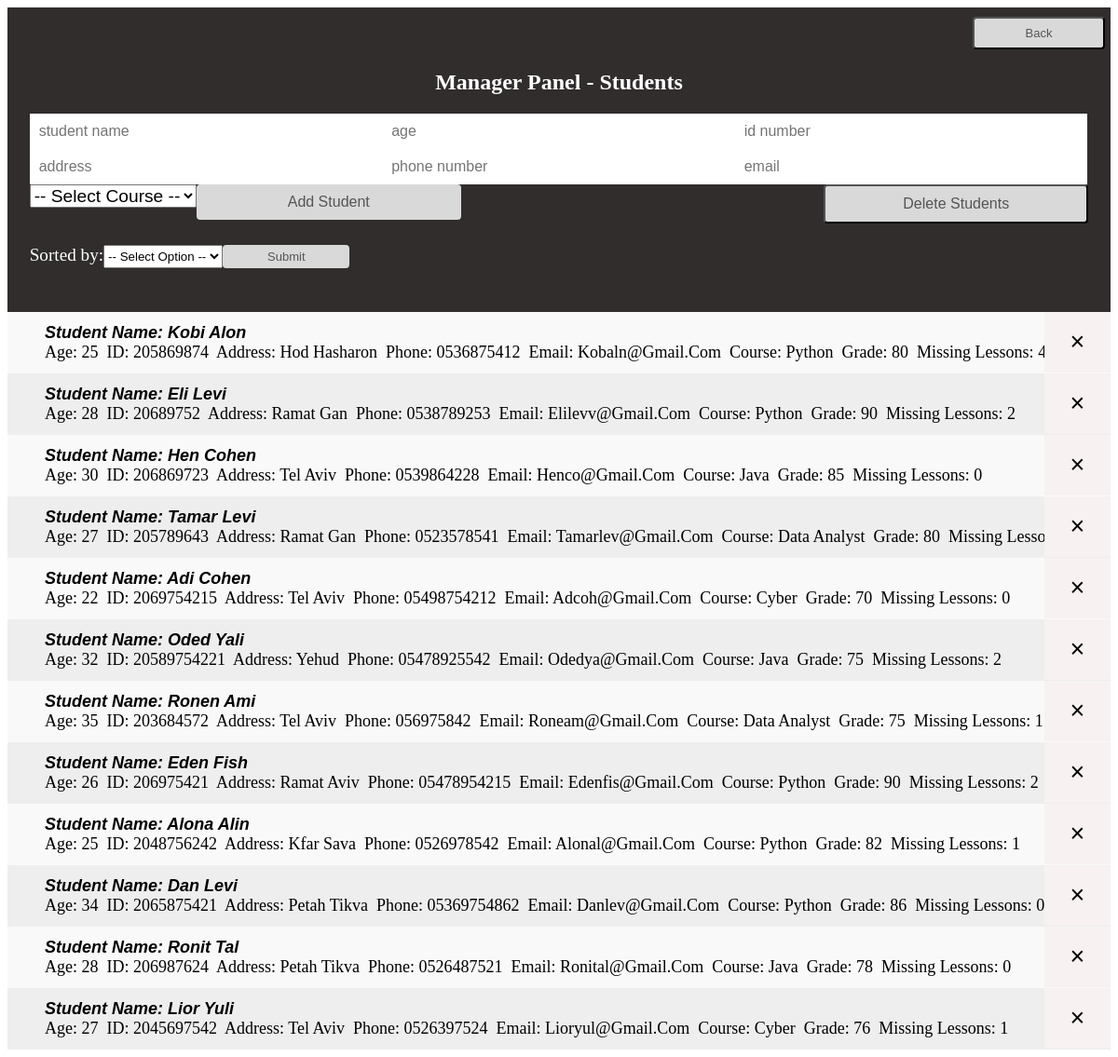
Page /manager/manage_students (signed in) on the committed database.
### tables this page shows
CREATE TABLE students(StudentName TEXT UNIQUE,             Age INTEGER NOT NULL,             ID TEXT UNIQUE,             Address TEXT NOT NULL,             Phone TEXT UNIQUE,             Email TEXT UNIQUE,             Course TEXT NOT NULL,             Grade INTEGER,             MissingLessons INTEGER,             CONSTRAINT my_Check CHECK(StudentName !=''             AND Age !='' AND Age > 20 AND Age < 60             AND ID !=''             AND Address !=''             AND Phone !=''             AND Email !=''             AND Course !='' AND Course != 'Select'             AND Grade >= 0 AND Grade <= 100             AND MissingLessons >= 0));

### app.py (the view)
@app.route("/manager/manage_students")
def manage_students():
    try:
        student = Students()
        return render_template("manage_students.html", students = student.students, courses = course.create_courses())
    except:
        return render_template("manage_students.html")

### app.py (called while the page is built)
def is_logged_in():
    return 'username' in session

@app.before_request
def auth():
    if not is_logged_in() and request.endpoint not in unauthorized_paths:
        return redirect(url_for('login'))

### modules/course.py (called while the page is built)
    def create_courses(self):
        self.courses_obj = []
        self.courses = []
        with sqlite3.connect(DB_FILE_NAME) as conn:
            mycursor = conn.cursor()
            courses_data = [c for c in mycursor.execute("SELECT * FROM courses")]
            for c in courses_data:
                self.courses_obj.append(Course(name = c[0], teacher_name = c[1], teacher_email = c[2], students_number = c[3], average_grade = c[4], passed_percentage = c[5]))
            for c in self.courses_obj:
                self.courses.append((c.name, c.teacher_name, c.teacher_email, c.students_number, c.average_grade, c.passed_percentage))
        return self.courses

### modules/student.py (called while the page is built)
    def create_students_table(self):
        with sqlite3.connect(DB_FILE_NAME) as conn:
            mycursor = conn.cursor()
            mycursor.execute("CREATE TABLE IF NOT EXISTS \
            students(StudentName TEXT UNIQUE, \
            Age INTEGER NOT NULL, \
            ID TEXT UNIQUE, \
            Address TEXT NOT NULL, \
            Phone TEXT UNIQUE, \
            Email TEXT UNIQUE, \
            Course TEXT NOT NULL, \
            Grade INTEGER, \
            MissingLessons INTEGER, \
            CONSTRAINT my_Check CHECK(StudentName !='' \
            AND Age !='' AND Age > 20 AND Age < 60 \
            AND ID !='' \
            AND Address !='' \
            AND Phone !='' \
            AND Email !='' \
            AND Course !='' AND Course != 'Select' \
            AND Grade >= 0 AND Grade <= 100 \
            AND MissingLessons >= 0))")

    def create_students(self):
        self.students_obj = []
        self.students = []
        with sqlite3.connect(DB_FILE_NAME) as conn:
            mycursor = conn.cursor()
            students_data = [s for s in mycursor.execute("SELECT * FROM students")]
            for s in students_data:
                self.students_obj.append(Student(name = s[0], age = s[1], id_ = s[2], address = s[3], phone = s[4], email = s[5], course = s[6], grade = s[7], missing = s[8]))
            for s in self.students_obj:
                self.students.append((s.name, s.age, s.id_, s.address, s.phone, s.email, s.course, s.grade, s.missing))
        return self.students

### templates/manage_students.html (shortened to what this page needs)
<!DOCTYPE html>
<html lang="en">
<head>
     <link rel="stylesheet" href="../static/stylet.css">
</head>
<body>
     <div class="header">
          <h2>Manager Panel - Students</h2>
          <form action="/manage_students/add_student" method="POST">
               <input type="text" name="name" placeholder="student name" autofocus>
               <input type="number" name="age" placeholder="age">
               <input type="number" name="id_" placeholder="id number">
               <input type="text" name="address" placeholder="address">
               <input type="number" name="phone" placeholder="phone number">
               <input type="email" name="email" placeholder="email">
               <div class="course">
                    <select name="course" id="course">
                       <option value="Select">-- Select Course --</option>
                    </select>
               </div>
               <input type="submit" value="Add Student" class="IButton">
               <a href="/manage_students/delete_students"><button type="button" class="RButton">Delete Students</button></a>
          </form>
          <a href="/manager"><button type="button" class="TButton">Back</button></a>
          <form action="/manage_students/sorting_students" method="POST">
               <div class="sorting">
               <label for="sort">Sorted by:</label>
               <select name="sortedby" id="sort">
                    <option value="Select">-- Select Option --</option>
               </select>
               <input type="submit" value="Submit" class="SButton">
               </div>
          </form>
     </div>
     <ul>
          {% for name,age,id,address,phone,email,course,grade,missing in students %}
               <div>
               <form action="/manage_students/delete_student" method="POST">
                    <a class="bold">Student Name: {{name}}</a><br>
                    <a>Age: {{age}}&nbsp</a>
                    <a>ID: {{id}}&nbsp</a>
                    <a>Address: {{address}}&nbsp</a>
                    <a>Phone: {{phone}}&nbsp</a>
                    <a>Email: {{email}}&nbsp</a>
                    <a>Course: {{course}}&nbsp</a>
                    <a>Grade: {{grade}}&nbsp</a>
                    <a>Missing Lessons: {{missing}}</a>
                    <input type="submit" value="&#215;" class="close">
               </form>
               </div>
          {% endfor %}
     </ul>
</body>
</html>

### static/stylet.css (style rules this page uses)
* { box-sizing: border-box; }
ul { list-style-type: none; padding: 0; margin: 0; }
ul div { cursor: pointer; position: relative; padding: 12px 8px 12px 40px; background: #eee; font-size: 18px; transition: 0.2s; }
ul div:nth-child(odd) { background: #f9f9f9; }
.header { position: relative; background-color: #312d2d; padding: 4% 2%; color: white; text-align: center; }
.header:after { content: ""; display: table; clear: both; }
input { margin: 0; border: none; border-radius: 0; width: 33.3%; padding: 10px; float: left; font-size: 16px; }
.IButton { padding: 10px; width: 25%; background: #d9d9d9; color: #555; text-align: center; font-size: 16px; cursor: pointer; transition: 0.3s; border-radius: 4px; }
.SButton { padding: 5px; width: 12%; background: #d9d9d9; color: #555; text-align: center; font-size: 13px; cursor: pointer; transition: 0.3s; border-radius: 4px; }
.RButton { padding: 10px; width: 25%; background: #d9d9d9; color: #555; text-align: center; font-size: 16px; cursor: pointer; float: right; transition: 0.3s; border-radius: 4px; }
.TButton { position: absolute; right: 0.5%; top: 3%; padding: 8px; width: 12%; background: #d9d9d9; color: #555; text-align: center; font-size: 13px; cursor: pointer; transition: 0.3s; border-radius: 4px; }
.bold { font-weight: bold; font-style: italic; font-family: Arial, Helvetica, sans-serif; }
.close { position: absolute; right: 0; top: 0; width: 6%; background: rgb(247, 241, 241); font-size: 150%; padding: 17px 20px 17px 20px; }
.sorting { display: flex; position: relative; float: left; width: 100%; margin-left: 0; margin-top: 2%; font-size: 120%; }
.course { display: flex; position: relative; float: left; margin-left: 0; }
.course select { font-size: 120%; font-family: Arial, Helvetica, sans-serif; }

### rows in the picture
students: StudentName "Kobi Alon", Age "25", ID "205869874", Address "Hod Hasharon", Phone "0536875412", Email "Kobaln@Gmail.Com", Course "Python", Grade "80", MissingLessons "4"
students: StudentName "Eli Levi", Age "28", ID "20689752", Address "Ramat Gan", Phone "0538789253", Email "Elilevv@Gmail.Com", Course "Python", Grade "90", MissingLessons "2"
students: StudentName "Hen Cohen", Age "30", ID "206869723", Address "Tel Aviv", Phone "0539864228", Email "Henco@Gmail.Com", Course "Java", Grade "85", MissingLessons "0"
students: StudentName "Tamar Levi", Age "27", ID "205789643", Address "Ramat Gan", Phone "0523578541", Email "Tamarlev@Gmail.Com", Course "Data Analyst", Grade "80"
students: StudentName "Adi Cohen", Age "22", ID "2069754215", Address "Tel Aviv", Phone "05498754212", Email "Adcoh@Gmail.Com", Course "Cyber", Grade "70", MissingLessons "0"
students: StudentName "Oded Yali", Age "32", ID "20589754221", Address "Yehud", Phone "05478925542", Email "Odedya@Gmail.Com", Course "Java", Grade "75", MissingLessons "2"
students: StudentName "Ronen Ami", Age "35", ID "203684572", Address "Tel Aviv", Phone "056975842", Email "Roneam@Gmail.Com", Course "Data Analyst", Grade "75", MissingLessons "1"
students: StudentName "Eden Fish", Age "26", ID "206975421", Address "Ramat Aviv", Phone "05478954215", Email "Edenfis@Gmail.Com", Course "Python", Grade "90", MissingLessons "2"
students: StudentName "Alona Alin", Age "25", ID "2048756242", Address "Kfar Sava", Phone "0526978542", Email "Alonal@Gmail.Com", Course "Python", Grade "82", MissingLessons "1"
students: StudentName "Dan Levi", Age "34", ID "2065875421", Address "Petah Tikva", Phone "05369754862", Email "Danlev@Gmail.Com", Course "Python", Grade "86", MissingLessons "0"
students: StudentName "Ronit Tal", Age "28", ID "206987624", Address "Petah Tikva", Phone "0526487521", Email "Ronital@Gmail.Com", Course "Java", Grade "78", MissingLessons "0"
students: StudentName "Lior Yuli", Age "27", ID "2045697542", Address "Tel Aviv", Phone "0526397524", Email "Lioryul@Gmail.Com", Course "Cyber", Grade "76", MissingLessons "1"
